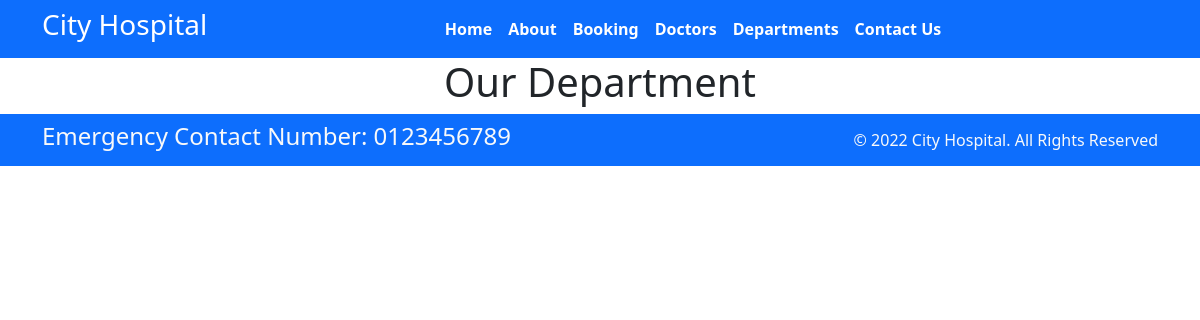
Page /department/ on the earlier database version.
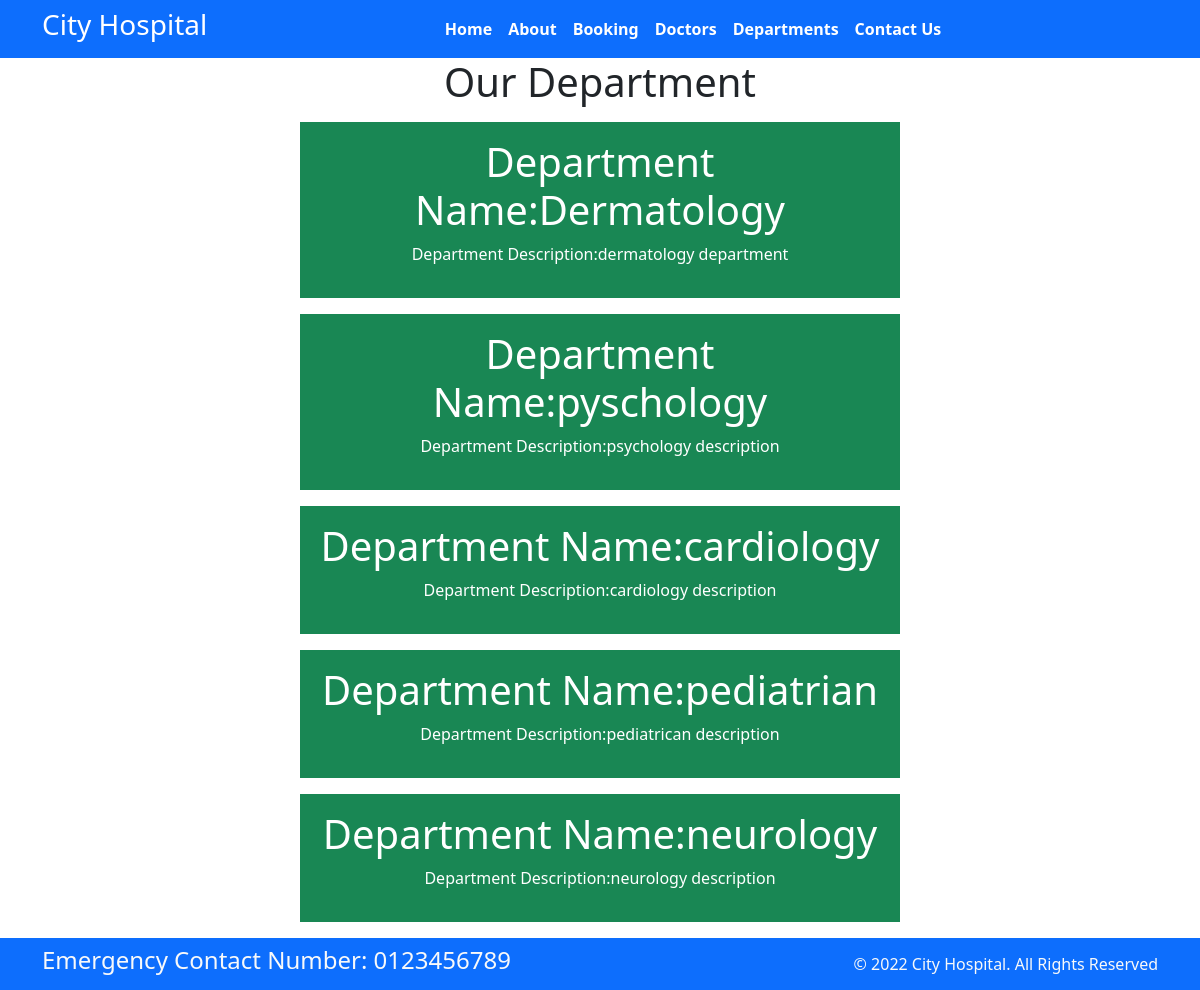
Same page on the later database version.
### home/models.py (models this page shows, shortened)
class Departments(models.Model):
    dep_name = models.CharField(max_length=100)
    dep_desc = models.TextField()

### home/views.py (the view)
# urls.py: path('department/', views.department, name='department'),
def department(request):
    dict_dept = {
        'dept': Departments.objects.all()
    }
    return render(request,'Department.html', dict_dept)

### templates/Department.html (shortened to what this page needs)
{% extends 'base.html' %}
{% block content %}
<h1 class="text-center">Our Department</h1>
{% for d in dept %}
<div class="mx-auto w-50 bg-success text-center text-white p-3 my-3 border-warning-rounded">
 <h1>Department Name:{{d.dep_name}}</h1>
 <p>Department Description:{{d.dep_desc}}</p>
</div>
{% endfor %}
{% endblock %}

### templates/base.html (shortened to what this page needs)
{% load static %}
<!DOCTYPE html>
<html>
<head>
  <link rel="stylesheet" href=" https://cdn.jsdelivr.net/npm/bootstrap@5.1.3/dist/css/bootstrap.min.css ">
  <link rel="stylesheet" href="https://use.fontawesome.com/releases/v5.2.0/css/all.css">
  <link rel="stylesheet" href="{% static '/css/style.css' %}">
</head>
<body>
  <nav class="navbar bg-primary navbar-expand-md ">
    <div class="container">
      <div class="col-2 text-left pl-md-0">
        <h3 class="text-white"> City Hospital </h3>
      </div>
      <div class="collapse navbar-collapse justify-content-center col-md-8 navbar-collapse-3">
        <ul class="navbar-nav justify-content-center  fw-bold">
          <li class="nav-item active">
            <a class="nav-link text-white" href="{% url 'home' %}">Home </a>
          </li>
          <li class="nav-item">
            <a class="nav-link text-white" href="{% url 'about' %}">About</a>
          </li>
          <li class="nav-item">
            <a class="nav-link text-white" href="{% url 'booking' %}">Booking</a>
          </li>
          <li class="nav-item">
            <a class="nav-link text-white" href="{% url 'doctors' %}">Doctors</a>
          </li>
          <li class="nav-item">
            <a class="nav-link text-white" href="{% url 'department' %}">Departments</a>
          </li>
          <li class="nav-item">
            <a class="nav-link text-white" href="{% url 'contact' %}">Contact Us</a>
          </li>
        </ul>
      </div>
    </div>
  </nav>
  {% block content%}{% endblock %}
  <section class="">
    <footer class="pt-2 pb-2  bg-primary text-light">
      <div class="container">
        <div class="row align-items-center">
          <div class="col-12 col-md-8">
            <h4>Emergency Contact Number: 0123456789</h4>
          </div>
          <div class="col-12 col-md-4 mt-4 mt-md-0 text-center text-md-end">
            © 2022 City Hospital. All Rights Reserved
          </div>
        </div>
      </div>
    </footer>
  </section>
</body>
</html>

Differences in the rows shown:
added Departments: dep_name "Dermatology", dep_desc "dermatology department"
added Departments: dep_name "pyschology", dep_desc "psychology description"
added Departments: dep_name "cardiology", dep_desc "cardiology description"
added Departments: dep_name "pediatrian", dep_desc "pediatrican description"
added Departments: dep_name "neurology", dep_desc "neurology description"
